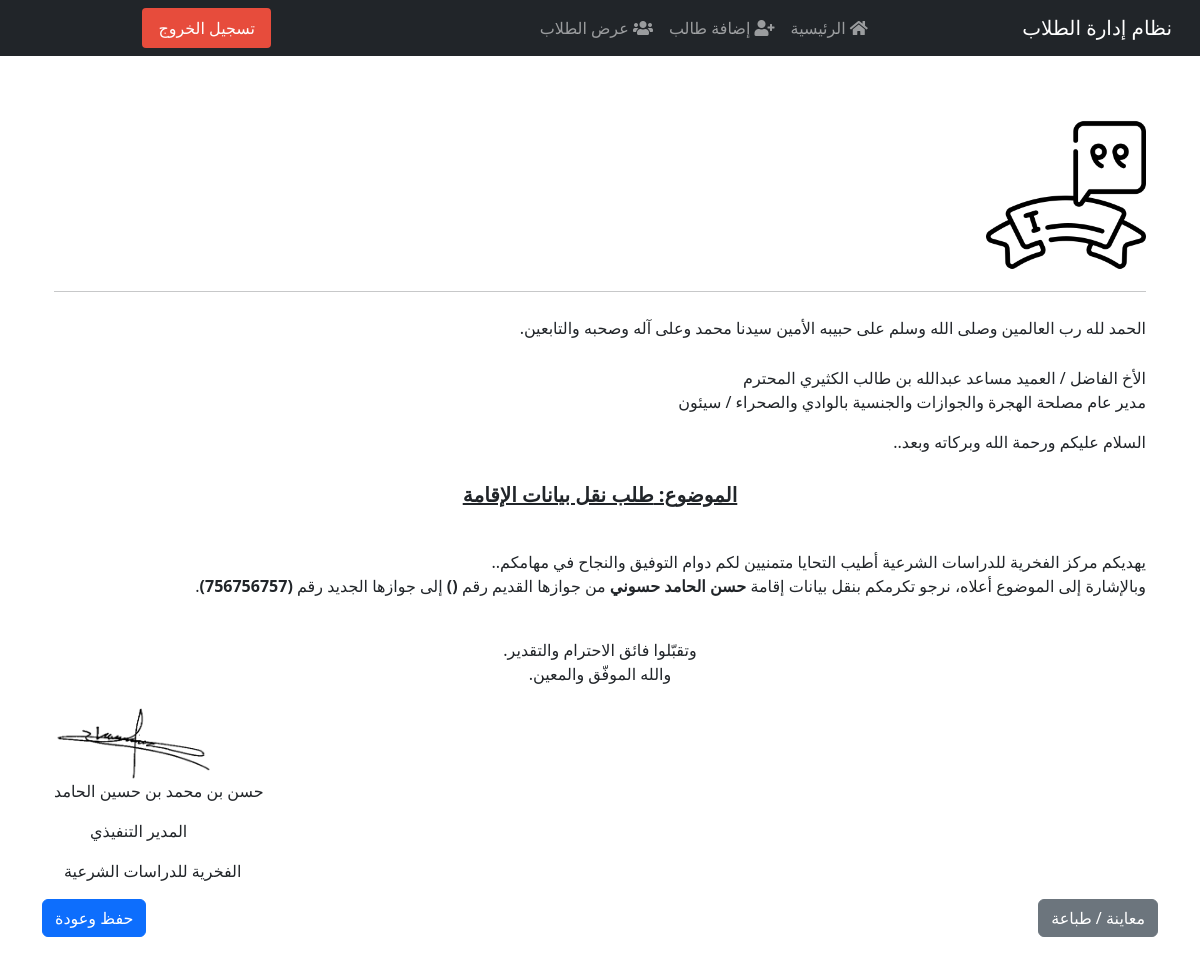
Page /25/directives/passport/transfer-residence/ (signed in) on the committed database.
### students/models.py (models this page shows, shortened)
class Correspondent(models.Model):
    category = models.CharField(max_length=50, unique=True)
    name     = models.CharField(max_length=100)
    title    = models.CharField(max_length=100, blank=True)
    class Meta:
        verbose_name        = "الاسم"
        verbose_name_plural = "إدارة التوجيهات والمراسلات"

class Student(models.Model):
    class Meta:
        verbose_name        = "الطالب"
        verbose_name_plural = "الطلاب"
    image = models.ImageField(upload_to='students_images/', blank=True, null=True, verbose_name="صورة الطالب")
    note = models.TextField(blank=True, null=True, verbose_name="ملاحظة")
    GENDER_CHOICES = [
        ('M', 'ذكر'),
        ('F', 'أنثى'),
    ]
    nationality = CountryField(verbose_name="الجنسية")
    MARITAL_STATUS_CHOICES = [
        ('single', 'أعزب'),
        ('married', 'متزوج'),
        ('divorced', 'مطلق'),
        ('widowed', 'أرمل'),
    ]
    first_name = models.CharField(max_length=100, verbose_name="الاسم الأول")
    last_name = models.CharField(max_length=100, verbose_name="اللقب")
    birth_date = models.DateField(verbose_name="تاريخ الميلاد")
    gender = models.CharField(max_length=1, choices=GENDER_CHOICES, verbose_name="الجنس")
    image = models.ImageField(upload_to='students_images/', blank=True, null=True, verbose_name="صورة الطالب")
    nationality = CountryField(verbose_name="الجنسية")
    job = models.CharField(max_length=100, verbose_name="الوظيفة", blank=True, null=True)
    marital_status = models.CharField(max_length=10, choices=MARITAL_STATUS_CHOICES, verbose_name="الحالة الاجتماعية")
    passport_number = models.CharField(max_length=50, blank=True, null=True, verbose_name="رقم الجواز")
    registration_number = models.CharField(max_length=50, blank=True, null=True, verbose_name="رقم التسجيل")
    place_of_issue = models.CharField(max_length=100, blank=True, null=True, verbose_name="مكان الإصدار")
    passport_number_old = models.CharField(max_length=50, blank=True, null=True)
    purpose = models.CharField(max_length=100, blank=True, null=True, verbose_name="الغرض")
    registration_place = models.CharField(max_length=100, blank=True, null=True, verbose_name="مكان التسجيل")
    visa_number = models.CharField(max_length=50, blank=True, null=True, verbose_name="رقم التأشيرة")
    date_of_issued = models.DateField(blank=True, null=True, verbose_name="تاريخ الإصدار")
    port_name = models.CharField(max_length=100, blank=True, null=True, verbose_name="اسم الميناء")
    date_of_registration = models.DateField(blank=True, null=True, verbose_name="تاريخ التسجيل")
    place_of_issued_residence = models.CharField(max_length=100, blank=True, null=True, verbose_name="مكان إصدار الإقامة")
    residence_number = models.CharField(max_length=50, blank=True, null=True, verbose_name="رقم الإقامة")
    residence_issue_place = models.CharField(max_length=100, blank=True, null=True, verbose_name="مكان إصدار الإقامة")
    residence_issued_date = models.DateField(blank=True, null=True, verbose_name="تاريخ إصدار الإقامة")
    residence_end_date = models.DateField(blank=True, null=True, verbose_name="تاريخ انتهاء الإقامة")
    reference_number = models.CharField(max_length=50, blank=True, null=True, verbose_name="الرقم المرجعي")
    entry_date = models.DateField(blank=True, null=True, verbose_name="تاريخ الدخول")
    end_date = models.DateField(blank=True, null=True, verbose_name="تاريخ المغادرة")
    registration_date = models.DateField(blank=True, null=True, verbose_name="تاريخ التسجيل")
    end_registration_date = models.DateField(blank=True, null=True, verbose_name="تاريخ انتهاء التسجيل")
    type_of_services = models.CharField(max_length=100, blank=True, null=True, verbose_name="نوع الخدمات")
    issuing_authority = models.CharField(max_length=100, blank=True, null=True, verbose_name="الجهة المصدرة")
    phone_number = models.CharField(max_length=20, blank=True, null=True, verbose_name="رقم الهاتف")
    companion_name = models.CharField(max_length=100, blank=True, null=True, verbose_name="اسم المرافق")
    companion_nationality = models.CharField(max_length=100, blank=True, null=True, verbose_name="جنسية المرافق")
    companion_relationship = models.CharField(max_length=100, blank=True, null=True, verbose_name="صلة القرابة")
    companion_passport_number = models.CharField(max_length=50, blank=True, null=True, verbose_name="رقم جواز المرافق")
    companion_residence_number = models.CharField(max_length=50, blank=True, null=True, verbose_name="رقم إقامة المرافق")
    companion_residence_end_date = models.DateField(blank=True, null=True, verbose_name="تاريخ انتهاء إقامة المرافق")
    note = models.TextField(blank=True, null=True, verbose_name="ملاحظة")
    class Meta:
        permissions = [
            ("can_create_correspondence", "Can create correspondence/letters"),
        ]

class ExecutiveDirector(models.Model):
    name      = models.CharField(max_length=100, verbose_name="اسم المدير التنفيذي")
    title     = models.CharField(max_length=100, blank=True, verbose_name="المنصب الوظيفي")
    institute     = models.CharField(max_length=100, blank=True, verbose_name="اسم المعهد")
    signature = models.ImageField(
        upload_to='signatures/',
        blank=True,
        null=True,
        verbose_name="توقيع المدير التنفيذي"
    )
    class Meta:
        verbose_name = "المدير التنفيذي"
        verbose_name_plural = "بيانات المدير التنفيذي"

### students/views.py (the view)
@login_required
@permission_required('students.can_create_correspondence', raise_exception=True)
def transfer_residence_letter(request, student_id):
    student = get_object_or_404(Student, pk=student_id)
    try:
        director = Correspondent.objects.get(category='مدير الجوازات')
        correspondent_name = director.name
        correspondent_title = director.title
    except Correspondent.DoesNotExist:
        correspondent_name = ''
        correspondent_title = ''
    exec_dir = ExecutiveDirector.objects.first()
    if exec_dir and exec_dir.signature:
        signature_url = exec_dir.signature.url
        exec_name = exec_dir.name
        exec_title = exec_dir.title
        exec_institute = exec_dir.institute
    else:
        signature_url = None
        exec_name = ''
        exec_title = ''
        exec_institute = ''
    subject_text = 'طلب نقل بيانات الإقامة'
    old_passport = student.passport_number_old or ''
    new_passport = student.passport_number or ''
    if request.method == 'POST':
        messages.success(request, 'تم حفظ المراسلة بنجاح.')
        return redirect('students:student_detail', student_id=student.id)
    context = {
        'student': student,
        'correspondent_name': correspondent_name,
        'correspondent_title': correspondent_title,
        'exec_name': exec_name,
        'exec_title': exec_title,
        'exec_institute': exec_institute,
        'signature_url': signature_url,
        'subject': subject_text,
        'old_passport': old_passport,
        'new_passport': new_passport,
    }
    return render(request, 'students/transfer_residence_letter.html', context)

### students/templates/students/transfer_residence_letter.html (shortened to what this page needs)
{% extends "students/base.html" %}
{% load static %}
{% block content %}
<div class="container mt-5">
  <div class="text-center-print mb-4">
    <img src="{% static 'images/logo.png' %}" alt="شعار المركز" class="logo-print" width="160px">
    <hr class="hr-print">
  </div>
    <p class="opining-txt">الحمد لله رب العالمين وصلى الله وسلم على حبيبه الأمين سيدنا محمد وعلى آله وصحبه والتابعين.</p>
    <p>
      الأخ الفاضل / <span class="bold-print">{{ correspondent_name }}</span>{% if correspondent_title %}, <span class="bold-print">{{ correspondent_title }}</span>{% endif %}<br>
      مدير عام مصلحة الهجرة والجوازات والجنسية بالوادي والصحراء / سيئون
    </p>
    <p class="opining-txt">السلام عليكم ورحمة الله وبركاته وبعد..</p>
    <p class="center-txt"><span>الموضوع: {{ subject }}</span></p>
    <br>
    <p>
      يهديكم مركز الفخرية للدراسات الشرعية أطيب التحايا متمنيين لكم دوام التوفيق والنجاح في مهامكم..<br>
      وبالإشارة إلى الموضوع أعلاه، نرجو تكرمكم بنقل بيانات إقامة  <strong>{{ student.first_name }} {{ student.last_name }}</strong>
      من جوازها القديم رقم <strong>({{ old_passport }})</strong> إلى جوازها الجديد رقم <strong>({{ new_passport }})</strong>.
    </p>
    <br>
    <p class="normal-center-txt">
      وتقبّلوا فائق الاحترام والتقدير.<br>
      والله الموفّق والمعين.
    </p>
  {% if signature_url %}
    <div class="text-signature-container">
      <img src="{{ signature_url }}" alt="توقيع المدير التنفيذي" class="signature-print" width="160px;">
      <p class="bold-print">{{ exec_name }}</p>
      <p class="ex-title">{{ exec_title }}</p>
      <p class="ex-institute">{{ exec_institute }}</p>
    </div>
  {% else %}
    <div class="text-center-print mt-4">
      <p class="no-signature-print">(لا يوجد توقيع مُحمَّل حاليًا)</p>
    </div>
  {% endif %}
</div>
<div class="d-flex justify-content-between mb-4 buttons-print">
  <button type="button" class="btn btn-secondary" onclick="window.print();">معاينة / طباعة</button>
  <button type="button" onclick="window.location.href='{% url 'student_detail' student.id %}'" class="btn btn-primary">حفظ وعودة</button>
</div>
{% endblock %}

### students/static/css/style.css (style rules this page uses)
body { font-family: 'Tajawal', sans-serif; text-align: right; }
.opining-txt { padding-bottom: 10px; }
p.center-txt { text-align: center; font-size: 20px; font-weight: bold; text-decoration: underline; }
p.normal-center-txt { text-align: center; }
.text-signature-container { text-align: left; }
.ex-title { margin-left: 36px; }
.ex-institute { margin-left: 10px; }

### rows in the picture
Correspondent: name "العميد مساعد عبدالله بن طالب الكثيري المحترم"
Student: first_name "حسن الحامد", last_name "حسوني", passport_number "756756757"
ExecutiveDirector: name "حسن بن محمد بن حسين الحامد", title "المدير التنفيذي", institute "الفخرية للدراسات الشرعية"

### other values in the picture
{{ subject }} "طلب نقل بيانات الإقامة"
